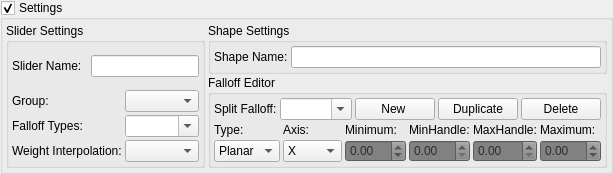
     <widget class="QGroupBox" name="uiSettingsGRP">
      <property name="styleSheet">
       <string notr="true">QAbstractSpinBox{
	color: rgb(45, 45, 45);
	background-color: rgb(130, 130, 130);
}

</string>
      </property>
      <property name="title">
       <string>Settings</string>
      </property>
      <property name="checkable">
       <bool>true</bool>
      </property>
      <property name="checked">
       <bool>true</bool>
      </property>
      <layout class="QHBoxLayout" name="horizontalLayout_9">
       <property name="spacing">
        <number>3</number>
       </property>
       <property name="margin">
        <number>3</number>
       </property>
       <item>
        <widget class="QWidget" name="uiSettingsWDG" native="true">
         <layout class="QHBoxLayout" name="horizontalLayout_5">
          <property name="spacing">
           <number>3</number>
          </property>
          <property name="margin">
           <number>0</number>
          </property>
          <item>
           <widget class="QGroupBox" name="uiSliderSettingsGRP">
            <property name="title">
             <string>Slider Settings</string>
            </property>
            <property name="flat">
             <bool>false</bool>
            </property>
            <property name="checkable">
             <bool>false</bool>
            </property>
            <layout class="QVBoxLayout" name="verticalLayout_4">
             <property name="spacing">
              <number>3</number>
             </property>
             <property name="margin">
              <number>3</number>
             </property>
             <item>
              <widget class="QWidget" name="uiSliderSettingsWDG" native="true">
               <layout class="QVBoxLayout" name="verticalLayout_11">
                <property name="spacing">
                 <number>9</number>
                </property>
                <property name="margin">
                 <number>0</number>
                </property>
                <item>
                 <layout class="QHBoxLayout" name="horizontalLayout_14">
                  <item>
                   <widget class="QLabel" name="uiSliderNameLBL">
                    <property name="text">
                     <string>Slider Name:</string>
                    </property>
                   </widget>
                  </item>
                  <item>
                   <widget class="QLineEdit" name="uiSliderNameTXT"/>
                  </item>
                 </layout>
                </item>
               </layout>
              </widget>
             </item>
             <item>
              <layout class="QGridLayout" name="gridLayout_2">
               <item row="0" column="0">
                <widget class="QLabel" name="uiWeightInterpLBL_3">
                 <property name="sizePolicy">
                  <sizepolicy hsizetype="Minimum" vsizetype="Preferred">
                   <horstretch>0</horstretch>
                   <verstretch>0</verstretch>
                  </sizepolicy>
                 </property>
                 <property name="text">
                  <string>Group:</string>
                 </property>
                </widget>
               </item>
               <item row="0" column="1">
                <widget class="QComboBox" name="uiSliderGroupCBOX">
                 <property name="sizePolicy">
                  <sizepolicy hsizetype="Expanding" vsizetype="Fixed">
                   <horstretch>0</horstretch>
                   <verstretch>0</verstretch>
                  </sizepolicy>
                 </property>
                </widget>
               </item>
               <item row="1" column="0">
                <widget class="QLabel" name="uiWeightInterpLBL_2">
                 <property name="sizePolicy">
                  <sizepolicy hsizetype="Minimum" vsizetype="Preferred">
                   <horstretch>0</horstretch>
                   <verstretch>0</verstretch>
                  </sizepolicy>
                 </property>
                 <property name="text">
                  <string>Falloff Types:</string>
                 </property>
                </widget>
               </item>
               <item row="1" column="1">
                <widget class="QComboBox" name="uiSliderFalloffCBOX">
                 <property name="sizePolicy">
                  <sizepolicy hsizetype="Expanding" vsizetype="Fixed">
                   <horstretch>0</horstretch>
                   <verstretch>0</verstretch>
                  </sizepolicy>
                 </property>
                 <property name="editable">
                  <bool>true</bool>
                 </property>
                </widget>
               </item>
               <item row="2" column="0">
                <widget class="QLabel" name="uiWeightInterpLBL">
                 <property name="sizePolicy">
                  <sizepolicy hsizetype="Minimum" vsizetype="Preferred">
                   <horstretch>0</horstretch>
                   <verstretch>0</verstretch>
                  </sizepolicy>
                 </property>
                 <property name="text">
                  <string>Weight Interpolation:</string>
                 </property>
                </widget>
               </item>
               <item row="2" column="1">
                <widget class="QComboBox" name="uiSliderInterpCBOX">
                 <property name="sizePolicy">
                  <sizepolicy hsizetype="Expanding" vsizetype="Fixed">
                   <horstretch>0</horstretch>
                   <verstretch>0</verstretch>
                  </sizepolicy>
                 </property>
                 <item>
                  <property name="text">
                   <string/>
                  </property>
                 </item>
                 <item>
                  <property name="text">
                   <string>Linear</string>
                  </property>
                 </item>
                 <item>
                  <property name="text">
                   <string>Spline</string>
                  </property>
                 </item>
                </widget>
               </item>
              </layout>
             </item>
            </layout>
           </widget>
          </item>
          <item>
           <layout class="QVBoxLayout" name="verticalLayout_8">
            <property name="spacing">
             <number>1</number>
            </property>
            <item>
             <widget class="QGroupBox" name="uiShapeSettingsGRP">
              <property name="enabled">
               <bool>true</bool>
              </property>
              <property name="title">
               <string>Shape Settings</string>
              </property>
              <layout class="QVBoxLayout" name="verticalLayout_5">
               <property name="spacing">
                <number>3</number>
               </property>
               <property name="margin">
                <number>3</number>
               </property>
               <item>
                <widget class="QWidget" name="uiShapeWDG" native="true">
                 <layout class="QVBoxLayout" name="verticalLayout_10">
                  <property name="spacing">
                   <number>3</number>
                  </property>
                  <property name="margin">
                   <number>0</number>
                  </property>
                  <item>
                   <layout class="QHBoxLayout" name="horizontalLayout_15">
                    <item>
                     <widget class="QLabel" name="uiShapeNameLBL">
                      <property name="text">
                       <string>Shape Name:</string>
                      </property>
                     </widget>
                    </item>
                    <item>
                     <widget class="QLineEdit" name="uiShapeNameTXT"/>
                    </item>
                   </layout>
                  </item>
                 </layout>
                </widget>
               </item>
              </layout>
             </widget>
            </item>
            <item>
             <widget class="QGroupBox" name="uiFalloffSettingsGRP">
              <property name="enabled">
               <bool>true</bool>
              </property>
              <property name="title">
               <string>Falloff Editor</string>
              </property>
              <layout class="QVBoxLayout" name="verticalLayout_9">
               <property name="spacing">
                <number>3</number>
               </property>
               <property name="margin">
                <number>3</number>
               </property>
               <item>
                <layout class="QHBoxLayout" name="horizontalLayout_13">
                 <property name="spacing">
                  <number>3</number>
                 </property>
                 <item>
                  <widget class="QLabel" name="uiShapeFalloffLBL">
                   <property name="text">
                    <string>Split Falloff:</string>
                   </property>
                  </widget>
                 </item>
                 <item>
                  <widget class="QComboBox" name="uiShapeFalloffCBOX">
                   <property name="editable">
                    <bool>true</bool>
                   </property>
                   <property name="currentIndex">
                    <number>-1</number>
                   </property>
                  </widget>
                 </item>
                 <item>
                  <widget class="QPushButton" name="uiShapeFalloffNewBTN">
                   <property name="sizePolicy">
                    <sizepolicy hsizetype="Maximum" vsizetype="Fixed">
                     <horstretch>0</horstretch>
                     <verstretch>0</verstretch>
                    </sizepolicy>
                   </property>
                   <property name="text">
                    <string>New </string>
                   </property>
                   <property name="bgColor" stdset="0">
                    <string>lightRed</string>
                   </property>
                  </widget>
                 </item>
                 <item>
                  <widget class="QPushButton" name="uiShapeFalloffDuplicateBTN">
                   <property name="sizePolicy">
                    <sizepolicy hsizetype="Maximum" vsizetype="Fixed">
                     <horstretch>0</horstretch>
                     <verstretch>0</verstretch>
                    </sizepolicy>
                   </property>
                   <property name="text">
                    <string>Duplicate</string>
                   </property>
                   <property name="bgColor" stdset="0">
                    <string>lightRed</string>
                   </property>
                  </widget>
                 </item>
                 <item>
                  <widget class="QPushButton" name="uiShapeFalloffDeleteBTN">
                   <property name="sizePolicy">
                    <sizepolicy hsizetype="Maximum" vsizetype="Fixed">
                     <horstretch>0</horstretch>
                     <verstretch>0</verstretch>
                    </sizepolicy>
                   </property>
                   <property name="text">
                    <string>Delete</string>
                   </property>
                   <property name="bgColor" stdset="0">
                    <string>lightRed</string>
                   </property>
                  </widget>
                 </item>
                </layout>
               </item>
               <item>
                <layout class="QGridLayout" name="gridLayout">
                 <item row="1" column="5">
                  <widget class="QDoubleSpinBox" name="uiFalloffMaxSPN">
                   <property name="minimum">
                    <double>-99.989999999999995</double>
                   </property>
                   <property name="singleStep">
                    <double>0.100000000000000</double>
                   </property>
                  </widget>
                 </item>
                 <item row="1" column="4">
                  <widget class="QDoubleSpinBox" name="uiFalloffMaxHandleSPN">
                   <property name="maximum">
                    <double>1.000000000000000</double>
                   </property>
                   <property name="singleStep">
                    <double>0.010000000000000</double>
                   </property>
                  </widget>
                 </item>
                 <item row="1" column="0">
                  <widget class="QComboBox" name="uiFalloffTypeCBOX">
                   <item>
                    <property name="text">
                     <string>Planar</string>
                    </property>
                   </item>
                   <item>
                    <property name="text">
                     <string>Map</string>
                    </property>
                   </item>
                  </widget>
                 </item>
                 <item row="1" column="1">
                  <widget class="QComboBox" name="uiFalloffAxisCBOX">
                   <item>
                    <property name="text">
                     <string>X</string>
                    </property>
                   </item>
                   <item>
                    <property name="text">
                     <string>Y</string>
                    </property>
                   </item>
                   <item>
                    <property name="text">
                     <string>Z</string>
                    </property>
                   </item>
                  </widget>
                 </item>
                 <item row="1" column="2">
                  <widget class="QDoubleSpinBox" name="uiFalloffMinSPN">
                   <property name="minimum">
                    <double>-99.989999999999995</double>
                   </property>
                   <property name="singleStep">
                    <double>0.100000000000000</double>
                   </property>
                  </widget>
                 </item>
                 <item row="1" column="3">
                  <widget class="QDoubleSpinBox" name="uiFalloffMinHandleSPN">
                   <property name="maximum">
                    <double>1.000000000000000</double>
                   </property>
                   <property name="singleStep">
                    <double>0.010000000000000</double>
                   </property>
                  </widget>
                 </item>
                 <item row="0" column="0">
                  <widget class="QLabel" name="label">
                   <property name="text">
                    <string>Type:</string>
                   </property>
                  </widget>
                 </item>
                 <item row="0" column="1">
                  <widget class="QLabel" name="label_2">
                   <property name="text">
                    <string>Axis:</string>
                   </property>
                  </widget>
                 </item>
                 <item row="0" column="2">
                  <widget class="QLabel" name="label_3">
                   <property name="text">
                    <string>Minimum:</string>
                   </property>
                  </widget>
                 </item>
                 <item row="0" column="3">
                  <widget class="QLabel" name="label_4">
                   <property name="text">
                    <string>MinHandle:</string>
                   </property>
                  </widget>
                 </item>
                 <item row="0" column="4">
                  <widget class="QLabel" name="label_5">
                   <property name="text">
                    <string>MaxHandle:</string>
                   </property>
                  </widget>
                 </item>
                 <item row="0" column="5">
                  <widget class="QLabel" name="label_6">
                   <property name="text">
                    <string>Maximum:</string>
                   </property>
                  </widget>
                 </item>
                </layout>
               </item>
              </layout>
             </widget>
            </item>
           </layout>
          </item>
         </layout>
        </widget>
       </item>
      </layout>
     </widget>
